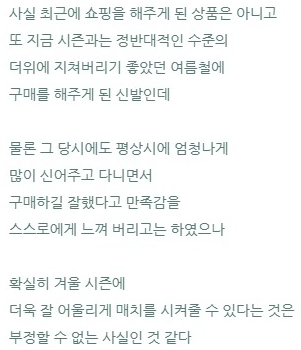
#> input picture Scripts/tp/pic/4.png, 301 x 350 px, found by its file name
$ python edgeDetection.py   (older library calls are emulated)
#> lines starting #> are read from the running program, lines starting #| are printed output that depends on the picture
"""
Canny Edge Detection
가장 유명한 Edge Detection방법입니다. 여러 단계의 Algorithm을 통해서 경계를 찾아 냅니다.

Noise Reduction
이미지의 Noise를 제거합니다. 이때 5x5의 Gaussian filter를 이용합니다.

Edge Gradient Detection
이미지에서 Gradient의 방향과 강도를 확인합니다. 경계값에서는 주변과 색이 다르기 때문에 미분값이 급속도로 변하게 됩니다. 이를 통해 경계값 후보군을 선별합니다.

Non-maximum Suppression
이미지의 pixel을 Full scan하여 Edge가 아닌 pixel은 제거합니다.

Hysteresis Thresholding
이제 지금까지 Edge로 판단된 pixel이 진짜 edge인지 판별하는 작업을 합니다.
max val과 minVal(임계값)을 설정하여 maxVal 이상은 강한 Edge, min과 max사이는 약한 edge로 설정합니다.
이제 약한 edge가 진짜 edge인지 확인하기 위해서 강한 edge와 연결이 되어 있으면 edge로 판단하고, 그러지 않으면 제거합니다.
이와 같은 일련의 작업을 통해서 경계값만을 남겨두고 제거합니다.


Laplacian 함수
이미지의 가로와 세로에 대한 Gradient를 2차 미분한 값입니다. Sobel filter에 미분의 정도가 더해진 것과 비슷합니다.
(dx와 dy가 2인 경우) blob(주위의 pixel과 확연한 picel차이를 나타내는 덩어리)검출에 많이 사용됩니다.

Sobel & Scharr Filter
Gaussian smoothing과 미분을 이용한 방법입니다. 그래서 노이즈가 있는 이미지에 적용하면 좋습니다. X축과 Y축을 미분하는 방법으로 경계값을 계산합니다.
직선을 미분하면 상수, 곡선을 미분하면 또 다른 방정식이 나오는 성질을 이용하여 edge에 대한 선을 그려주는 기능을 합니다.
X축 미분은 수평선(수직선이 남음), Y축 미분은 수직선(수평선이 남음)을 미분하여 경계가 사라지는 효과가 있습니다.
미분시 소실되는 표본의 정보가 많을 수 있어 aperture_size 값을 이용하여 소실되는 정도를 조절할 수 있습니다.
만약 ksize가 -1이면 3x3 Scharr filter가 적용이 되어 Sobel의 3x3보다 좀 더 나은 결과를 보여 줍니다.

"""

import pytesseract
import cv2
import numpy as np
from matplotlib import pyplot as plt

pytesseract.pytesseract.tesseract_cmd = r'C:/Program Files/Tesseract-OCR/tesseract'
config = ('-l kor --oem 1 --psm 4')

img = cv2.imread('4.png')
#> img is the input picture: shape (350, 301, 3); mean B, G, R 245.5, 245.7, 243.7
canny = cv2.Canny(img, 30, 70)
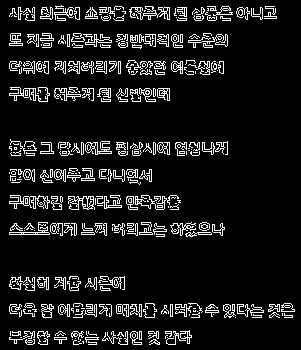
#> canny: shape (350, 301); 9.9% white in thin lines or dots
laplacian = cv2.Laplacian(img, cv2.CV_8U)
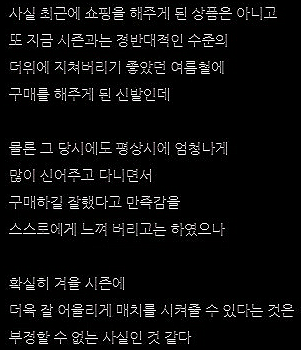
#> laplacian: shape (350, 301, 3); mean B, G, R 13.8, 13.8, 14
sobelx = cv2.Sobel(img, cv2.CV_8U,1,0, ksize=3)
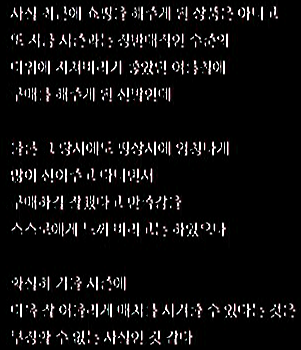
#> sobelx: shape (350, 301, 3); mean B, G, R 15.5, 15.4, 16.2
sobely = cv2.Sobel(img, cv2.CV_8U,0,1, ksize=3)
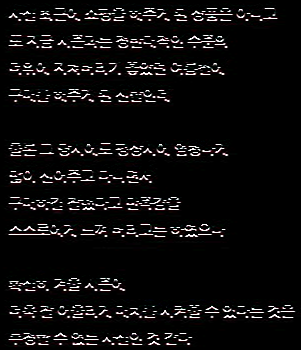
#> sobely: shape (350, 301, 3); mean B, G, R 13.9, 13.8, 14.9

images = [img, laplacian, sobelx, sobely, canny]
titles = ['Origianl', 'Laplacian', 'Sobel X', 'Sobel Y','Canny']

# [5 lines of commented-out code are left out]

for i in range(5):
	cv2.imshow('img', images[i])
	cv2.waitKey(0)
# print(pytesseract.image_to_string(images[0], config=config))
# cv2.waitKey(0)

$ run again, with Scripts/tp/pic/receipt.png copied over Scripts/tp/pic/4.png
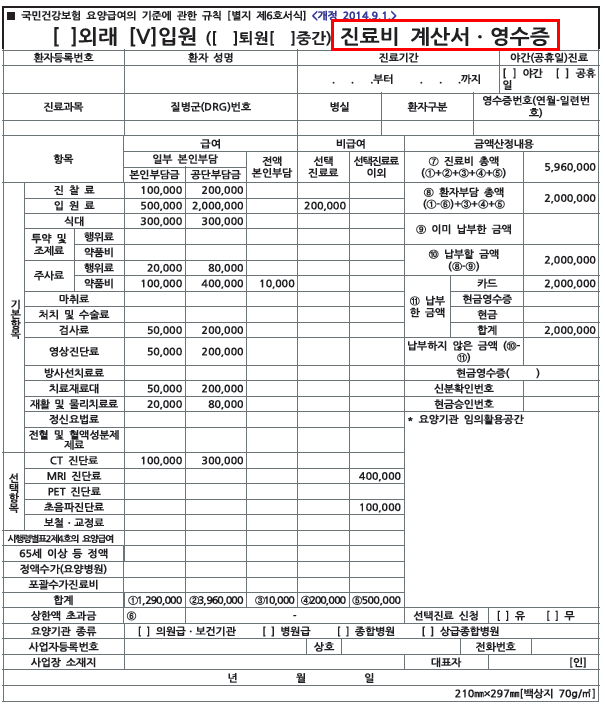
#> input picture Scripts/tp/pic/receipt.png, 605 x 706 px, found by its file name
#> img is the input picture: shape (706, 605, 3); mean B, G, R 231.2, 230.8, 231.2
#> `canny = cv2.Canny(img, 30, 70)`:
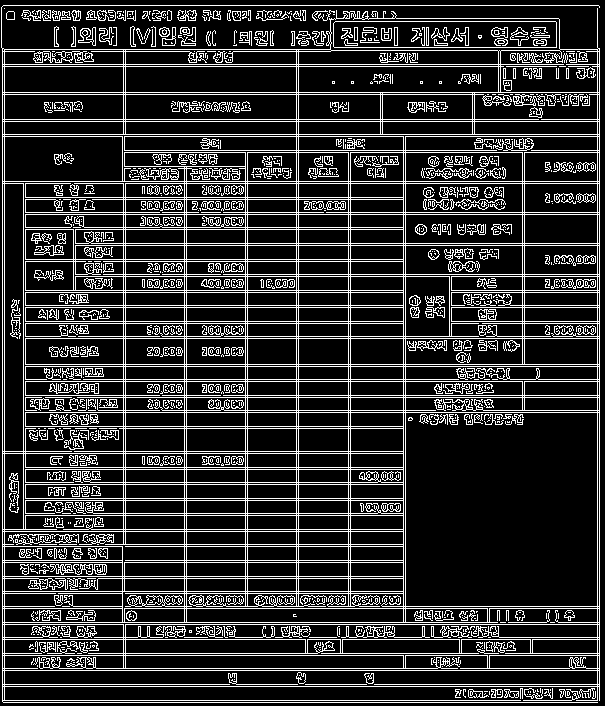
#> canny: shape (706, 605); 18.4% white in thin lines or dots
#> `sobely = cv2.Sobel(img, cv2.CV_8U,0,1, ksize=3)`:
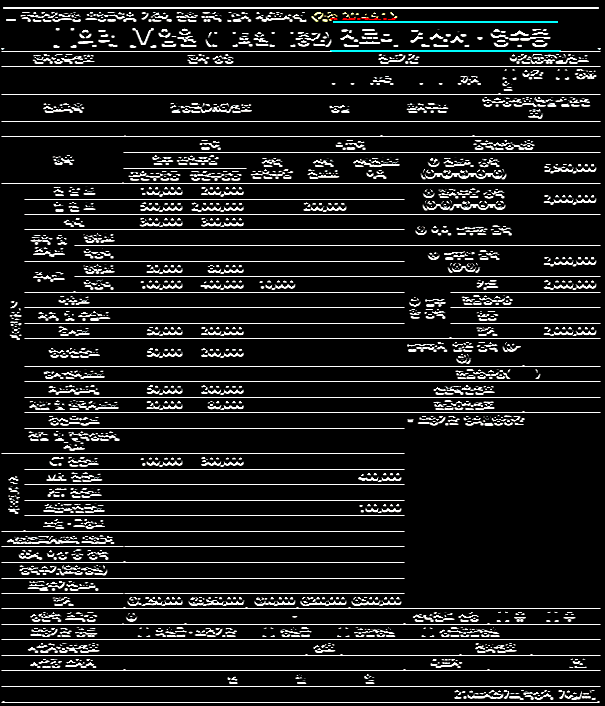
#> sobely: shape (706, 605, 3); mean B, G, R 27.8, 27.9, 27.4
